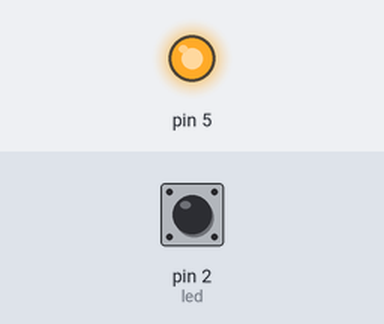
The sketch below on a simulated Arduino Uno, built with avr-gcc and run on an emulated ATmega328P. On the bench: output pins drawn as LEDs (lit = HIGH). The inputs (shaded band) are chosen by the test bench; at power-on: pin 2 (led) HIGH.

Above: at 1.45 s.
1.5 s: pin 2 (led) pulled LOW for 3.2 s
At 2.2 s:
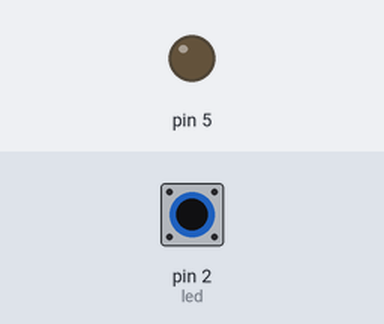
Timing chart, 0 to 12.9 s (numbered marks = the images above; inputs shaded):
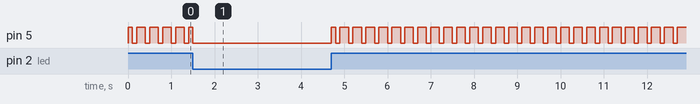

The sketch:

led_ja_nappi.ino
```cpp
// Huolimattomuuskytkin ja huomiovalo
// Topi 2019

void setup() {
  // Kerrotaan Arduinolle, että porttiin 2 on kytketty laite (nappi) josta tulee tietoa sisään (Input)
  pinMode(2, INPUT_PULLUP);
  // Kerrotaan Arduinolle, että porttiin 5 on kytketty laite (led), jota on tarkoitus ohjata.
  pinMode(5, OUTPUT);
}

void loop() {
  if(digitalRead(2)==HIGH){ // Jos "nappi" ei ole painettu, vilkutetaan lediä
    digitalWrite(5,HIGH);
    delay(100);
    digitalWrite(5, LOW);
    delay(100);
    digitalWrite(5,HIGH);
    delay(100);
    digitalWrite(5, LOW);
  }
  else {
    digitalWrite(5,LOW); // Jos "nappi" on painettuna, led ei vilku
  }
}
```
